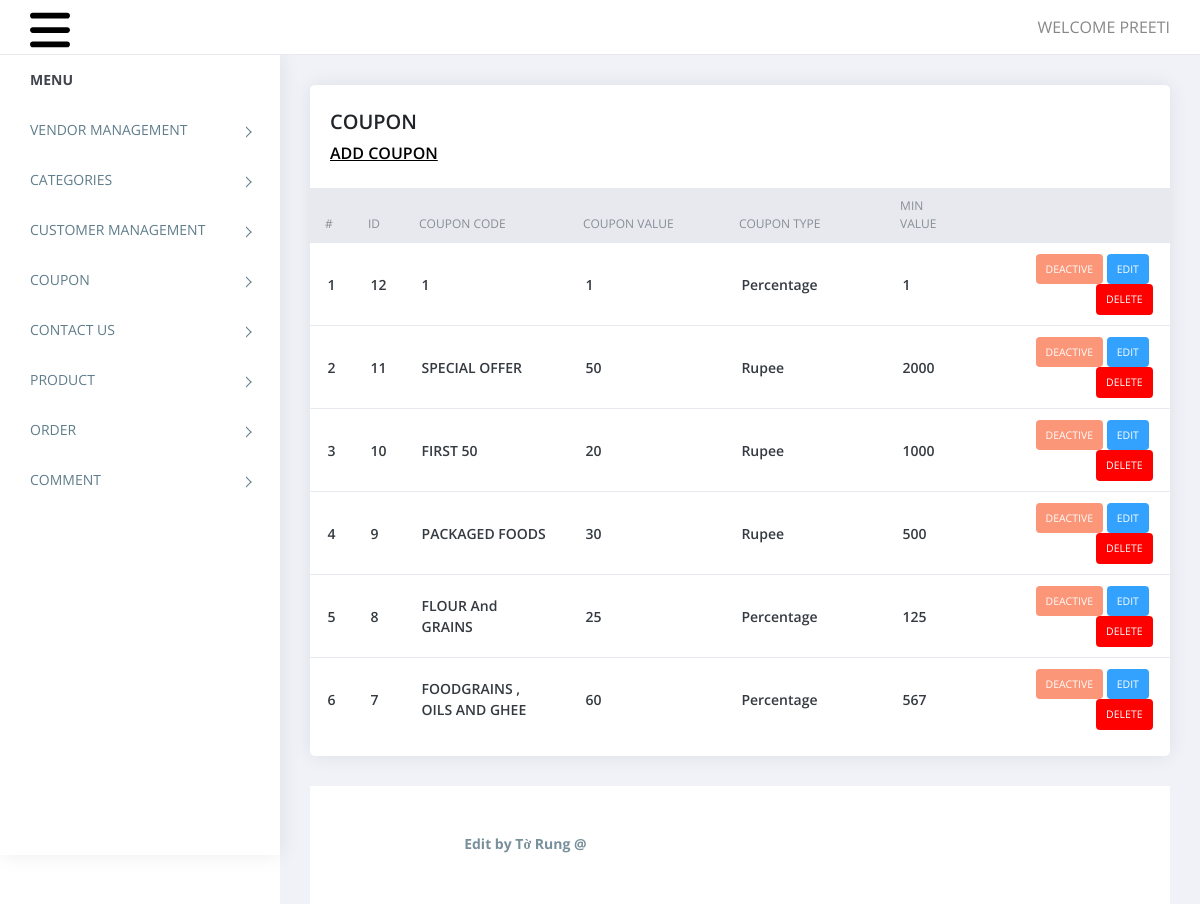
/admin/coupon_master.php (signed in), run on the app's committed database.
### tables this page shows
CREATE TABLE `coupon_master` (
  `id` int(11) NOT NULL,
  `coupon_code` varchar(50) NOT NULL,
  `coupon_value` int(11) NOT NULL,
  `coupon_type` varchar(10) NOT NULL,
  `cart_min_value` int(11) NOT NULL,
  `status` int(11) NOT NULL
);

### admin/coupon_master.php (the view, shortened to what this page needs)
<?php
require('top.inc.php');
$sql="select * from coupon_master order by id desc";
$res=mysqli_query($con,$sql);
?>
<div class="content pb-0">
	<div class="orders">
	   <div class="row">
		  <div class="col-xl-12">
			 <div class="card">
				<div class="card-body">
				   <h4 class="box-title">COUPON</h4>
				   <h4 class="box-link"><a href="manage_coupon_master.php">ADD COUPON</a> </h4>
				</div>
				<div class="card-body--">
				   <div class="table-stats order-table ov-h">
					  <table class="table ">
						 <thead>
							<tr>
							   <th class="serial">#</th>
							   <th width="2%">ID</th>
							   <th width="20%">Coupon Code</th>
							   <th width="20%">Coupon Value</th>
							   <th width="20%">Coupon Type</th>
							   <th width="10%">Min Value</th>
							   <th width="26%"></th>
							</tr>
						 </thead>
						 <tbody>
							<?php
							$i=1;
							while($row=mysqli_fetch_assoc($res)){?>
							<tr>
							   <td class="serial"><?php echo $i++?></td>
							   <td><?php echo $row['id']?></td>
							   <td><?php echo $row['coupon_code']?></td>
							   <td><?php echo $row['coupon_value']?></td>
							   <td><?php echo $row['coupon_type']?></td>
							   <td><?php echo $row['cart_min_value']?></td>
							   <td>
								<?php
								if($row['status']==1){
									echo "<span class='badge badge-complete'><a href='?type=status&operation=deactive&id=".$row['id']."'>Active</a></span>&nbsp;";
								}else{
									echo "<span class='badge badge-pending'><a href='?type=status&operation=active&id=".$row['id']."'>Deactive</a></span>&nbsp;";
								}
								echo "<span class='badge badge-edit'><a href='manage_coupon_master.php?id=".$row['id']."'>Edit</a></span>&nbsp;";
								echo "<span class='badge badge-delete'><a href='?type=delete&id=".$row['id']."'>Delete</a></span>";
								?>
							   </td>
							</tr>
							<?php } ?>
						 </tbody>
					  </table>
				   </div>
				</div>
			 </div>
		  </div>
	   </div>
	</div>
</div>
<?php
require('footer.inc.php');
?>

### admin/assets/css/style.css (style rules this page uses)
body { display: table; font-family: open sans, sans-serif; font-size: 16px; width: 100% }
a, button { text-decoration: none; outline: none !important; color: #878787; -webkit-transition: all .25s ease; transition: all .25s ease }
h1, h2, h3, h4, h5, h6 { margin: 0 }
.pb-0 { padding-bottom: 0 }
.ov-h { overflow: hidden }
.order-table { position: relative }
.order-table:after, .order-table:before { content: ""; position: absolute; top: 0; height: 37px; width: 10px; background: #e8e9ef }
.order-table:after { right: -1px }
.order-table:before { left: -1px }
.order-table tr th { background: #e8e9ef }
.order-table tr td:last-child, .order-table tr th:last-child { text-align: right }
.order-table tr:last-child td { border: none }
.order-table .badge { color: #fff; padding: 10px; text-transform: uppercase; font-weight: 400 }
.order-table .badge-pending { background: #fb9678 }
.order-table .badge-delete { background: #FF0000 }
.order-table .badge-edit { background: #33A2FF }
.content { float: left; padding: 1.875em; width: 100% }
.card { margin-bottom: 1.875em; border-radius: 5px; padding: 0; border: 0 solid transparent; -webkit-box-shadow: 0 0 20px rgba(0, 0, 0, .08); box-shadow: 0 0 20px rgba(0, 0, 0, .08) }
.card .box-title { font-weight: 600; font-size: 20px; padding: 5px 0 }
.card .card-body { float: left; padding: 1.25em; position: relative; width: 100% }
.card h4 { font-size: 1.1rem }
.table-stats table { font-family: open sans }
.table-stats table th, .table-stats table td { border: none; border-bottom: 1px solid #e8e9ef; color: #868e96; font-size: 12px; font-weight: 400; padding: .75em 1.25em; text-transform: uppercase }
.table-stats table td { color: #343a40; font-size: 14px; font-weight: 600; text-transform: capitalize; vertical-align: middle }
@media (max-width:1368px) { .card-body { padding: 15px } }
.card .box-link { font-weight: 600; font-size: 16px; padding: 5px 0 }
.card .box-link a { color: #000; text-decoration: underline; }
.badge a { color: #fff; }

### data on the page
coupon_master: id "12", coupon_code "1", coupon_value "1", coupon_type "Percentage", cart_min_value "1"
coupon_master: id "11", coupon_code "SPECIAL OFFER", coupon_value "50", coupon_type "Rupee", cart_min_value "2000"
coupon_master: id "10", coupon_code "FIRST 50", coupon_value "20", coupon_type "Rupee", cart_min_value "1000"
coupon_master: id "9", coupon_code "PACKAGED FOODS", coupon_value "30", coupon_type "Rupee", cart_min_value "500"
coupon_master: id "8", coupon_code "FLOUR And GRAINS", coupon_value "25", coupon_type "Percentage", cart_min_value "125"
coupon_master: id "7", coupon_code "FOODGRAINS , OILS AND GHEE", coupon_value "60", coupon_type "Percentage", cart_min_value "567"

### other printed values
$_SESSION['ADMIN_USERNAME'] "PREETI"
